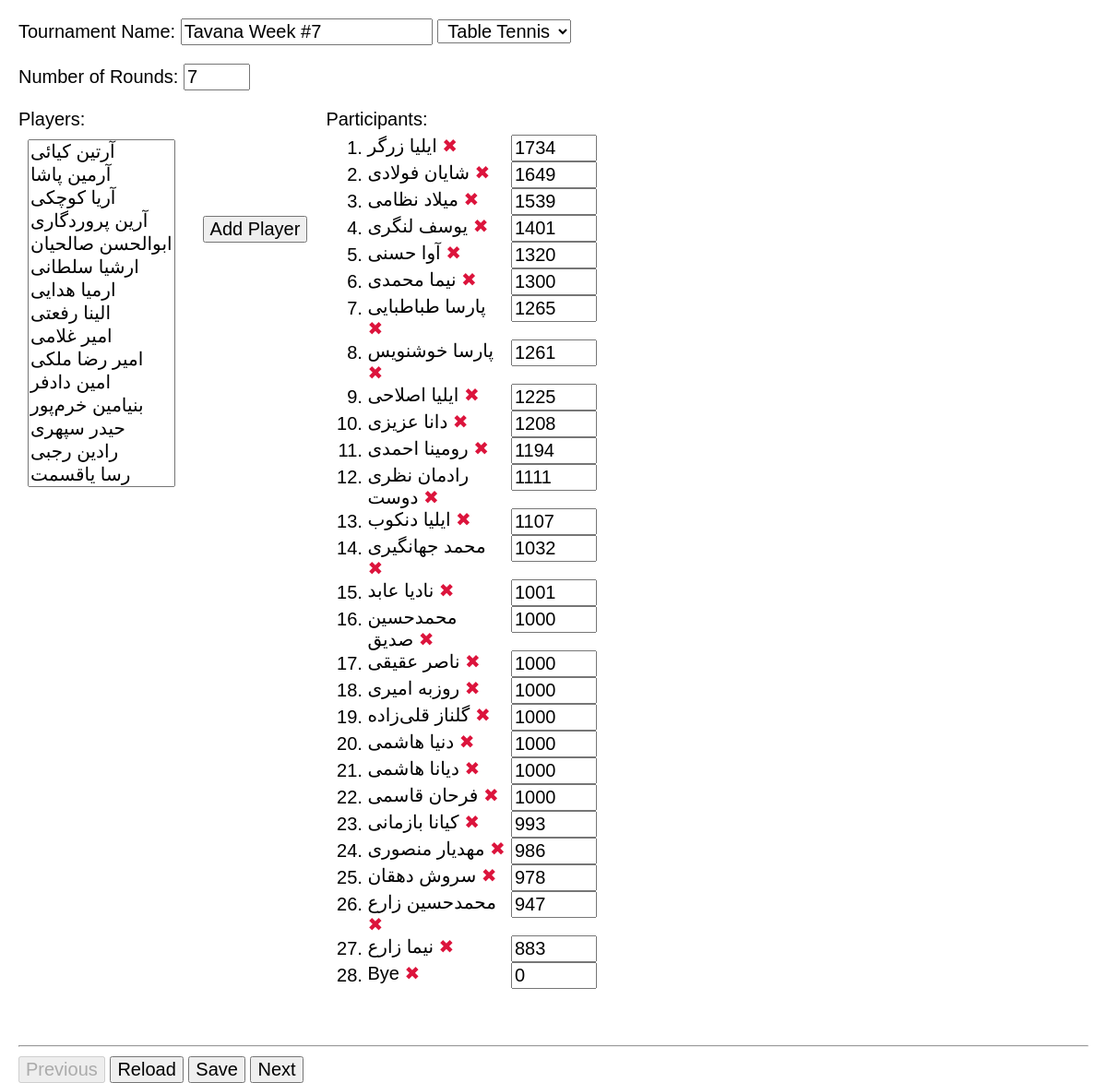
/107/tournament/, run on the app's committed database.
### app/models.py (models this page shows)
class Tournament(models.Model):
    name = models.CharField(max_length=100, null=False, unique=True)
    sport = models.ForeignKey(Sport(), on_delete=models.CASCADE, null=True)
    number_of_rounds = models.IntegerField(null=True)
    class Meta:
        ordering = ['sport', 'name', ]
    def __str__(self):
        return self.name

class Sport(models.Model):
    name = models.CharField(max_length=20, unique=True, null=False)
    def __str__(self):
        return self.name

class Participant(models.Model):
    tournament = models.ForeignKey(Tournament, on_delete=models.CASCADE)
    player = models.ForeignKey(Player, on_delete=models.CASCADE)
    initial_rating = models.IntegerField(null=True)
    class Meta:
        unique_together = ['tournament', 'player', ]
        ordering = ['tournament', 'player', ]
    def __str__(self):
        return '{} ({})'.format(self.player, self.tournament)

class Player(models.Model):
    firstname = models.CharField(max_length=20)
    lastname = models.CharField(max_length=30)
    class Meta:
        unique_together = ['firstname', 'lastname']
    def __str__(self):
        return self.firstname+' '+self.lastname

### app/views.py (the view)
# urls.py: path('tournament/', views.tournament),
def tournament(request, tournamentId=None):
    print('==========tournament==========')
    print(tournamentId)
    players_list = models.Player.objects.all().order_by('firstname', 'lastname')
    sports_list = models.Sport.objects.all()
    theTour = models.Tournament.objects.get(
        id=tournamentId) if tournamentId else None
    participants = models.Participant.objects.filter(
        tournament=theTour).order_by('-initial_rating')
    context = {'tournament': theTour, 'sports_list': sports_list,
               'players_list': players_list,
               'participants': participants, }
    print(context)
    return render(request, 'tournament.html', context)

### app/templates/tournament.html (shortened to what this page needs)
{% extends "template.html" %}
{% load static %}
{% block content %}
<form id="theForm" method="POST">
    <p>
        <label>Tournament Name:
            <input type="text" name="tournamentName" placeholder="Enter tournament name" required
                value="{{ tournament.name }}">
        </label>
        <select name="sport" style="text-align: center;">
            {% for sport in sports_list %}
            <option value="{{ sport }}" "{% if sport == tournament.sport %} selected {% endif %}"> {{sport}} </option>
            {% endfor %}
        </select>
    </p>
    <p>
        <label>Number of Rounds:
            <input type="number" min=1 max=15 size=5 name="number_of_rounds" required
                value="{{ tournament.number_of_rounds }}">
        </label>
    </p>
    <div style="display: flex; flex-wrap: wrap;">
        <div>
            Players: <br>
            <select id="selPlayers" multiple=true size=15 style="margin: 10px;">
                {% for player in players_list %}
                <option value="{{ player.id }}">{{ player.firstname }} {{ player.lastname }}</option>
                {% endfor %}
            </select>
        </div>
        <div style="padding:10% 20px; display: flex; align-items: baseline;">
            <input type="button" value="Add Player" onclick="add_participant()">
        </div>
        <div>
            Participants:
            <ol id="olParticipants" style="margin:5px;">
                {% for participant in participants %}
                <li id="{{ participant.player.id }}">
                    <span style="display:inline-block; width:150px; vertical-align:top;"> {{ participant.player }}
                        <a href="#" tabindex=-1 onclick="remove_participant(event)" class="remove" title="remove">
                            &#10006; </a>
                    </span>
                    <input type="text" placeholder="Rating" size=5 oninput="check_int(event)" required
                        value="{{ participant.initial_rating }}">
                </li>
                {% endfor %}
            </ol>
        </div>
    </div>
    <label id="lblError" class="error" style="padding-left: 8em;"></label>
</form>
{% endblock %}

### app/static/style.css (style rules this page uses)
body { font-family: Calibri, Arial, sans-serif; font-size: 20px; margin: 0px 20px; }
* { font-family: Calibri, Arial, sans-serif; font-size: 20px; }
label.error { color: crimson; }
a.remove { color: crimson; text-decoration: none; }
input { margin-left: 0em; }

### data on the page
Tournament: tournamentName "Tavana Week #7", sport "Table Tennis", number_of_rounds "7"
Participant: player "ایلیا زرگر", initial_rating "1734"
Participant: player "شایان فولادی", initial_rating "1649"
Participant: player "میلاد نظامی", initial_rating "1539"
Participant: player "یوسف لنگری", initial_rating "1401"
Participant: player "آوا حسنی", initial_rating "1320"
Participant: player "نیما محمدی", initial_rating "1300"
Participant: player "پارسا طباطبایی", initial_rating "1265"
Participant: player "پارسا خوشنویس", initial_rating "1261"
Participant: player "ایلیا اصلاحی", initial_rating "1225"
Participant: player "دانا عزیزی", initial_rating "1208"
Participant: player "رومینا احمدی", initial_rating "1194"
Participant: player "رادمان نظری دوست", initial_rating "1111"
Participant: player "ایلیا دنکوب", initial_rating "1107"
Participant: player "محمد جهانگیری", initial_rating "1032"
Participant: player "نادیا عابد", initial_rating "1001"
Participant: player "محمدحسین صدیق", initial_rating "1000"
Participant: player "ناصر عقیقی", initial_rating "1000"
Participant: player "روزبه امیری", initial_rating "1000"
Participant: player "گلناز قلی‌زاده", initial_rating "1000"
Participant: player "دنیا هاشمی", initial_rating "1000"
Participant: player "دیانا هاشمی", initial_rating "1000"
Participant: player "فرحان قاسمی", initial_rating "1000"
Participant: player "کیانا بازمانی", initial_rating "993"
Participant: player "مهدیار منصوری", initial_rating "986"
Participant: player "سروش دهقان", initial_rating "978"
Participant: player "محمدحسین زارع", initial_rating "947"
Participant: player "نیما زارع", initial_rating "883"
Participant: player "Bye", initial_rating "0"
